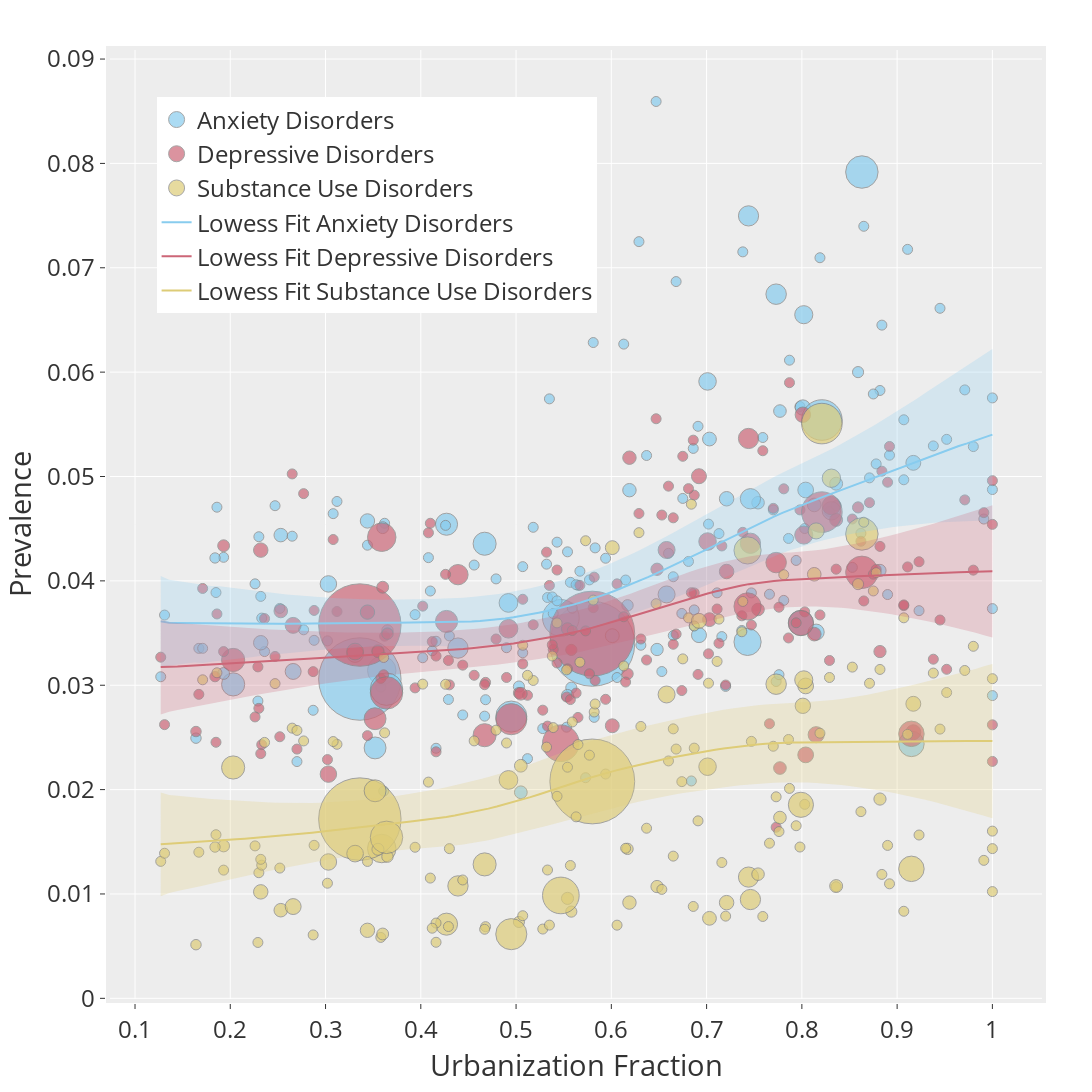

The notebook cell this image was saved under:
### Markdown cell above
# Bubble plot scaled by population size

### Code cell
#Column headers and x,y values
labels = ['Anxiety Disorders', 'Depressive Disorders','Substance Use Disorders']
x = df['2017_urban'] #2017 urbanization data
y = [df['val_anxiety'].div(100000), df['val_depressive'].div(100000), df['val_substanceuse'].div(100000)]
hovertext = df['location_name']

#Generate plot and save for later
fig = plotdata(x,y,labels, colors, df, bubble=True)
fig.show()
bubble_plot= fig
